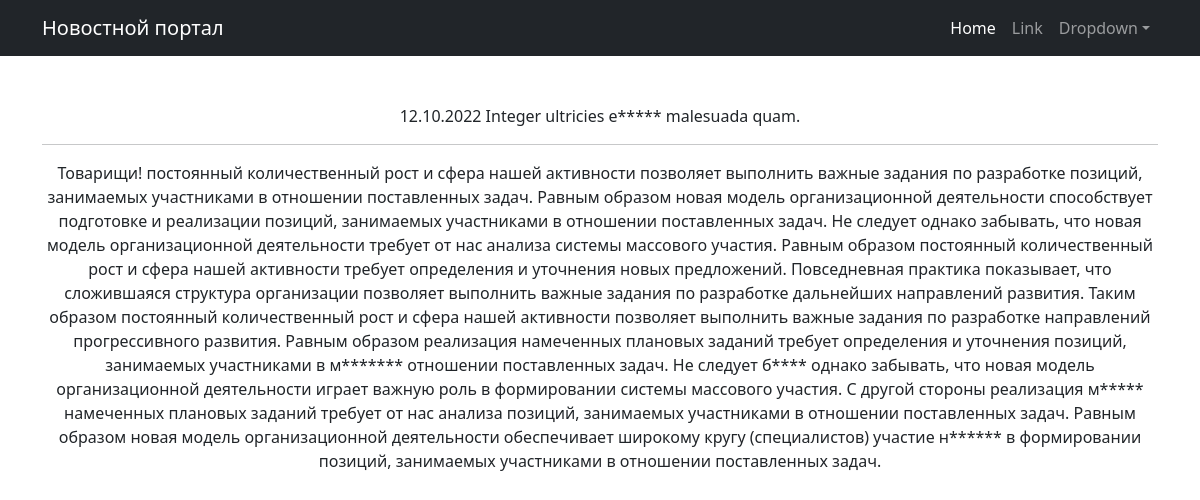
The page /5 on the database its author committed.
### news/models.py (models this page shows, shortened)
class Post(models.Model):
    article = "ARTS"
    news = "NEWS"
    TYPES = [
        (news, "Новость"),
        (article, "Статья"),
    ]
    preview_len = 124
    author = models.ForeignKey(Author, on_delete=models.CASCADE)
    type_post = models.CharField(max_length=4, choices=TYPES)
    title = models.CharField(max_length=255)
    content = models.TextField()
    rating = models.IntegerField(default=0)
    created_at = models.DateTimeField(auto_now_add=True)
    categories = models.ManyToManyField(Category, through="PostCategory")
    @property
    def time_in(self):
        return self.created_at.strftime("%d.%m.%Y")

### news/views.py (the view)
# urls.py: path("<int:id>", PostDetail.as_view(), name="post_detail"),
class PostDetail(DetailView):
    model = Post
    template_name = "post_detail.html"
    pk_url_kwarg = "id"
    context_object_name = "post"

### news/templatetags/custom_filters.py (called while the page is built)
@register.filter()
def censor(value: str) -> str:
    return cens.cencor(value)

    def cencor(self, content: str) -> str:
        raw_words = content.split()
        words = [word for word in content.translate(str.maketrans("", "", string.punctuation)).split()]
        for i, word in enumerate(words):
            if word in self.__mat:
                raw_word = raw_words[i]
                last_symbol = raw_word[-1]
                if last_symbol.isalpha():
                    raw_words[i] = self.__replace(raw_word)
                else:
                    raw_words[i] = "{0}{1}".format(self.__replace(raw_word[:-1]), last_symbol)
        return " ".join(raw_words)

    def __replace(self, word: str) -> str:
        return "{0}{1}".format(word[0], "*" * (len(word) - 1))

### templates/post_detail.html (shortened to what this page needs)
{% extends 'flatpages/default.html' %}
{% load custom_filters %}
{% block content %}
{{ post.time_in }}
{{ post.title|censor }}
<hr>
{{ post.content|censor }}
{% endblock content %}

### rows shown on the page
Post: time_in "12.10.2022", title|censor "Integer ultricies е***** malesuada quam.", content|censor "Товарищи! постоянный количественный рост и сфера нашей активности позволяет выполнить важные задания по разработке позиций, занимаемых участниками в отношении поставленных задач. Равным образом новая модель организационной деятельности способствует подготовке и реализации позиций, занимаемых участниками в отношении поставленных задач. Не следует однако забывать, что новая модель организационной деятельности требует от нас анализа системы массового участия. Равным образом постоянный количественный рост и сфера нашей активности требует определения и уточнения новых предложений. Повседневная практика показывает, что сложившаяся структура организации позволяет выполнить важные задания по…"
